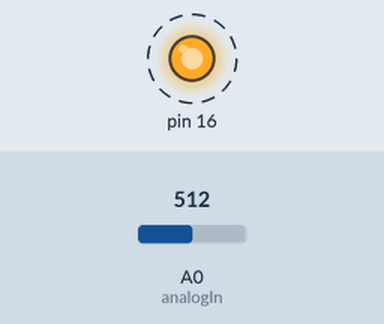
A sketch run on a simulated Arduino Uno, built with avr-gcc and run on an emulated ATmega328P. Shown: output pins drawn as LEDs (lit = HIGH). Dashed ring = blinking. The inputs (shaded band) are chosen by the test bench; at power-on: A0 (analogIn) = 512. What the sketch prints to the serial monitor is not drawn.

Above: at 0.2 s.
Timing chart, 0 to 3.0 s (numbered marks = the images above):
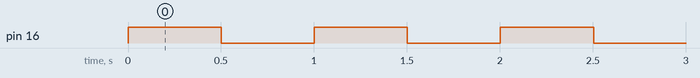

The sketch:

gforceX_sensing.ino
```cpp
//sets the PIN on the ESP from which we will be reading analog values (A0)
const int analogIn = A0;
//affine model slope parameter
const float a = -0.41;
//affine model bias parameter
const float b = 1.66;
//ADC code returned by the ADC on the ESP
int ADCcode = 0;
//analog voltage calculated by our code
float volt;
//gforce value back calculated from the voltage
float gforce;
//LED lights up whenever the sensor sense acceleration
bool led = 1;

void setup() {
  Serial.begin(9600);
  pinMode(16, OUTPUT);
}

void loop() {

  digitalWrite(16, led);
  led = !led;
  ADCcode = analogRead(analogIn);
  //obtaining voltage value from ADC code
  volt = (1.66/476) * ((float) ADCcode);
  //gforce value calculated from voltage
  gforce = (volt - b)/a;
  //print gforce value to serial
  Serial.println(gforce);
  delay(500);
}
```

Measured:
- by itself, pin 16: alternates HIGH for 0.50 s and LOW for 0.50 s
